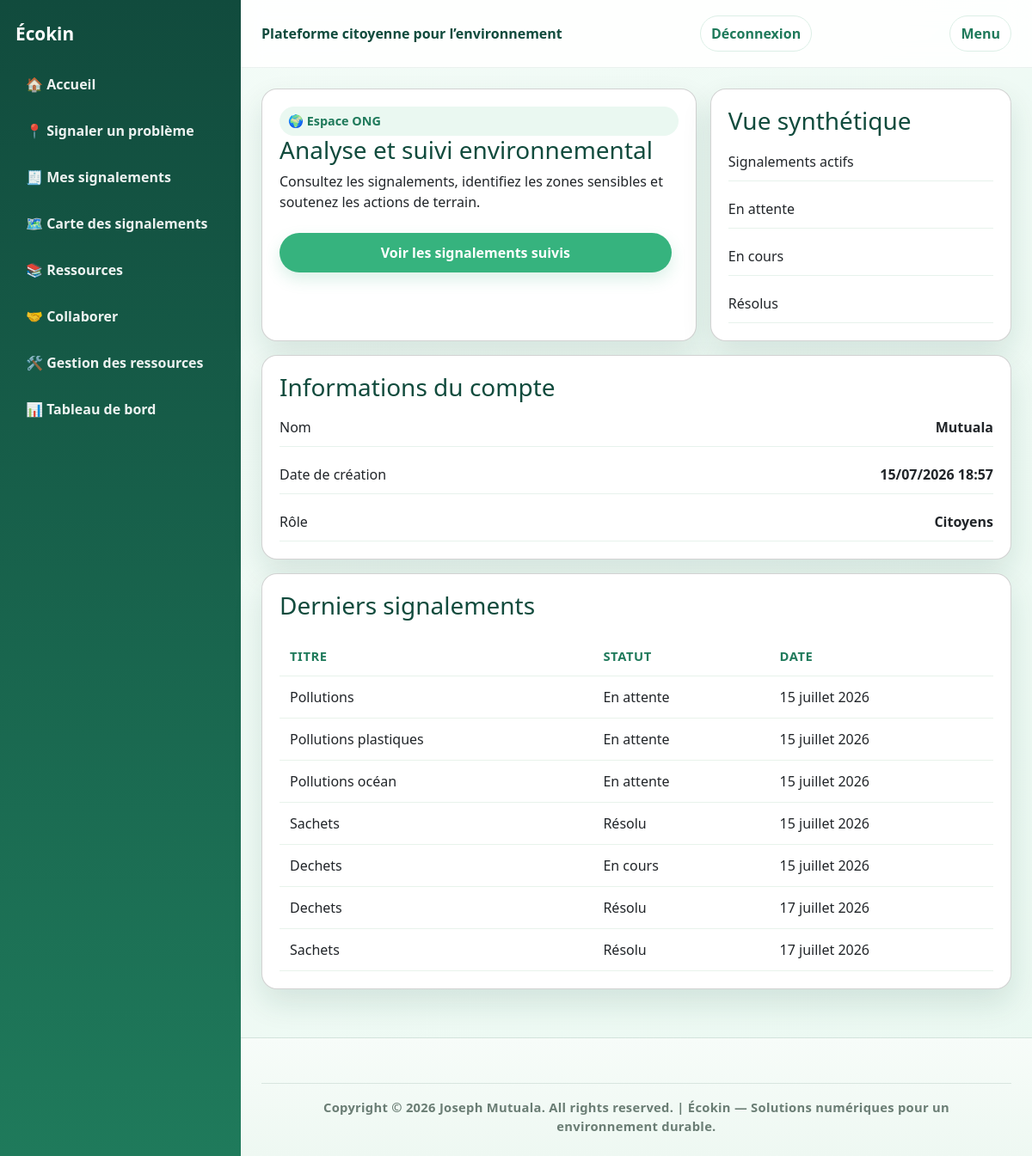
Page /espace_ong (signed in) on the committed database.
### accounts/models.py (models this page shows, shortened)
class Utilisateur(AbstractUser):
    ROLE_CHOICES = [
        ('citoyens', 'Citoyens'),
        ('autorités', 'Autorités'),
        ('ong', 'Ong'),
        ('admin', 'Administrateur'),
    ]
    telephone = models.CharField(max_length= 50, blank=True, help_text="Entrez votre numero ici")
    adresse = models.CharField(max_length= 255, blank=True, help_text="Entrez votre adresse ici")
    photo = models.ImageField(upload_to='profils/', blank=True, null=True)
    role = models.CharField(max_length=20, choices=ROLE_CHOICES, default='citoyens')

### signalements/models.py (models this page shows, shortened)
class Signalements(models.Model):
    STATUT_CHOICES = [
        ('en_attente', 'En attente'),
        ('en_cours', 'En cours'),
        ('resolu', 'Résolu'),
        ('rejete', 'Rejeté'),
    ]
    titre = models.CharField(max_length=200, help_text="Entrez le titre du signalement")
    description = models.TextField()
    photo = models.ImageField(upload_to = 'signalements/', blank=True, null=True)
    latitude = models.DecimalField(max_digits= 9, decimal_places= 6)
    longitude = models.DecimalField(max_digits= 9, decimal_places= 6)
    statut = models.CharField(max_length=20, choices=STATUT_CHOICES, default='en_attente')
    date_creation = models.DateField(auto_now_add= True)
    utilisateur = models.ForeignKey(settings.AUTH_USER_MODEL, on_delete=models.CASCADE, related_name = 'signalements')

### dashboard/views.py (the view)
# urls.py: path('espace_ong', views.espace_ong_view, name='espace_ong'),
@login_required
def espace_ong_view(request):
    tous_les_signalements = Signalements.objects.all().order_by('date_creation')
    return render(request, "dashboard/dashboard_ong.html", {"signalements": tous_les_signalements})

### templates/dashboard/dashboard_ong.html
{% extends 'base.html' %}
{% block content %}
<div class="grid-2">
    <div class="card">
        <span class="pill">🌍 Espace ONG</span>
        <h3>Analyse et suivi environnemental</h3>
        <p>Consultez les signalements, identifiez les zones sensibles et soutenez les actions de terrain.</p>
        <a href="{% url 'espace_ong' %}" class="btn">Voir les signalements suivis</a>
    </div>
    <div class="card">
        <h3>Vue synthétique</h3>
        <div class="metric-list">
            <div class="metric-row"><span>Signalements actifs</span><strong>{{ total_signalements }}</strong></div>
            <div class="metric-row"><span>En attente</span><strong>{{ en_attente }}</strong></div>
            <div class="metric-row"><span>En cours</span><strong>{{ en_cours }}</strong></div>
            <div class="metric-row"><span>Résolus</span><strong>{{ resolus }}</strong></div>
        </div>
    </div>
</div>
<div class="card" style="margin-top: 16px;">
    <h3>Informations du compte</h3>
    <div class="metric-list">
        <div class="metric-row"><span>Nom</span><strong>{{ request.user.username }}</strong></div>
        <div class="metric-row"><span>Date de création</span><strong>{{ request.user.date_joined|date:"d/m/Y H:i" }}</strong></div>
        <div class="metric-row"><span>Rôle</span><strong>{{ request.user.get_role_display }}</strong></div>
    </div>
</div>
<div class="card table-card" style="margin-top: 16px;">
    <h3>Derniers signalements</h3>
    <table>
        <thead>
            <tr>
                <th>Titre</th>
                <th>Statut</th>
                <th>Date</th>
            </tr>
        </thead>
        <tbody>
            {% for signalement in signalements %}
            <tr>
                <td>{{ signalement.titre }}</td>
                <td>{{ signalement.get_statut_display }}</td>
                <td>{{ signalement.date_creation }}</td>
            </tr>
            {% empty %}
            <tr><td colspan="3">Aucun signalement disponible.</td></tr>
            {% endfor %}
        </tbody>
    </table>
</div>
{% endblock %}

### templates/base.html (style rules this page uses)
:root { --green-900: #114b3d; --green-700: #1f7a5b; --green-500: #36b37e; --green-100: #eaf8f1; --text: #163126; --muted: #5f786d; --card: #ffffff; --shadow: 0 16px 35px rgba(17, 75, 61, 0.12); }
* { box-sizing: border-box; }
body { margin: 0; font-family: "Segoe UI", Arial, sans-serif; color: var(--text); background: linear-gradient(135deg, #f4fcf8 0%, #eaf8f1 100%); }
a { text-decoration: none; color: inherit; }
.card { background: var(--card); border-radius: 18px; padding: 20px; box-shadow: var(--shadow); }
.card h3, .card h4 { margin-top: 0; color: var(--green-900); }
.metric-list { display: grid; gap: 10px; }
.metric-row { display: flex; justify-content: space-between; align-items: center; padding: 10px 0; border-bottom: 1px solid #e7f2ec; }
.btn { display: inline-block; padding: 10px 14px; border-radius: 999px; background: var(--green-500); color: white; font-weight: 700; margin-right: 8px; margin-top: 8px; transition: all 0.2s ease; box-shadow: 0 8px 18px rgba(54, 179, 126, 0.18); }
.table-card { overflow-x: auto; }
table { width: 100%; border-collapse: collapse; margin-top: 10px; }
th, td { padding: 12px; text-align: left; border-bottom: 1px solid #e8f3eb; }
th { color: var(--green-700); font-size: 0.92rem; text-transform: uppercase; letter-spacing: 0.04em; }
.grid-2 { display: grid; grid-template-columns: 1.3fr 0.9fr; gap: 16px; }
.pill { display: inline-flex; align-items: center; gap: 6px; padding: 6px 10px; background: var(--green-100); color: var(--green-700); border-radius: 999px; font-size: 0.9rem; font-weight: 700; }

### rows in the picture
Utilisateur: user.username "Mutuala", user.date_joined "15/07/2026 18:57", user.role "Citoyens"
Signalements: titre "Pollutions", statut "En attente", date_creation "15 juillet 2026"
Signalements: titre "Pollutions plastiques", statut "En attente", date_creation "15 juillet 2026"
Signalements: titre "Pollutions océan", statut "En attente", date_creation "15 juillet 2026"
Signalements: titre "Sachets", statut "Résolu", date_creation "15 juillet 2026"
Signalements: titre "Dechets", statut "En cours", date_creation "15 juillet 2026"
Signalements: titre "Dechets", statut "Résolu", date_creation "17 juillet 2026"
Signalements: titre "Sachets", statut "Résolu", date_creation "17 juillet 2026"
